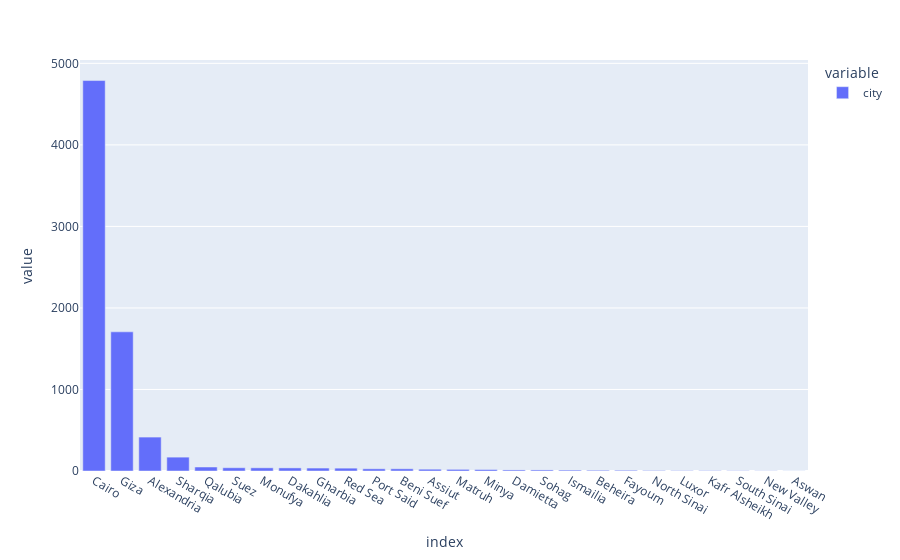

The notebook cell this image was saved under:
### Code cell
px.bar(data[data['country']=='Egypt'].city.value_counts())

### Figure 1 — Plotly figure (JSON) as saved in the notebook; plotly's stock layout.template omitted (floating-point values rounded to 4 significant figures)
{"data": [{"alignmentgroup": "True", "hovertemplate": "variable=city<br>index=%{x}<br>value=%{y}<extra></extra>", "legendgroup": "city", "marker": {"color": "#636efa", "pattern": {"shape": ""}}, "name": "city", "offsetgroup": "city", "orientation": "v", "showlegend": true, "textposition": "auto", "type": "bar", "x": ["Cairo", "Giza", "Alexandria", "Sharqia", "Qalubia", "Suez", "Monufya", "Dakahlia", "Gharbia", "Red Sea", "Port Said", "Beni Suef", "Assiut", "Matruh", "Minya", "Damietta", "Sohag", "Ismailia", "Beheira", "Fayoum", "North Sinai", "Luxor", "Kafr Alsheikh", "South Sinai", "New Valley", "Aswan"], "xaxis": "x", "y": [4789, 1707, 416, 170, 49, 40, 39, 38, 36, 35, 27, 27, 22, 20, 18, 13, 13, 11, 9, 9, 6, 4, 4, 3, 2, 1], "yaxis": "y"}], "layout": {"barmode": "relative", "legend": {"title": {"text": "variable"}, "tracegroupgap": 0}, "margin": {"t": 60}, "xaxis": {"anchor": "y", "domain": [0, 1], "title": {"text": "index"}}, "yaxis": {"anchor": "x", "domain": [0, 1], "title": {"text": "value"}}}}
